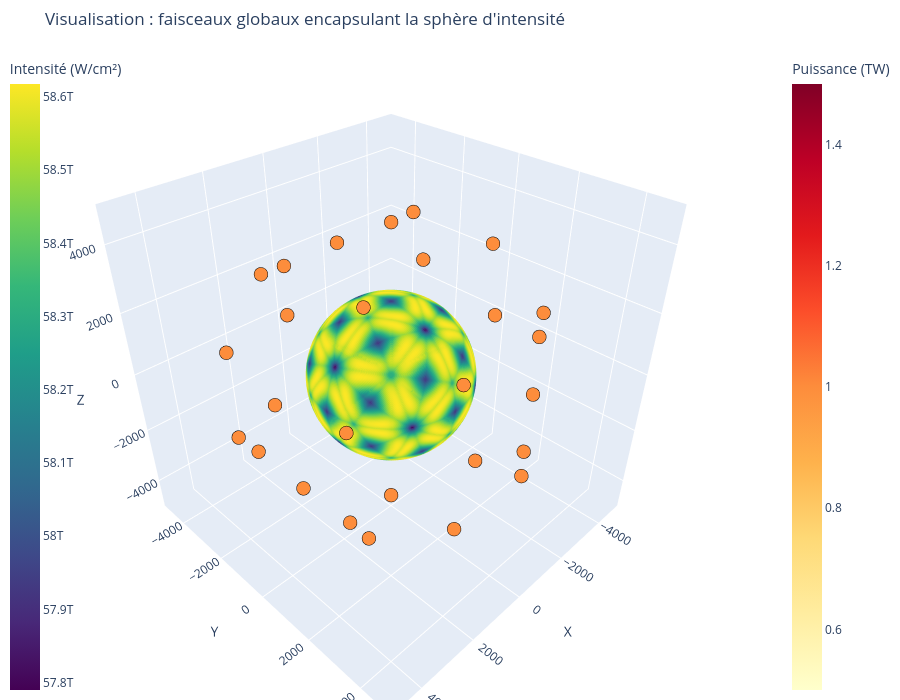

Source (notebook cell):
### Markdown cell above
Figure 2.5.b

### Code cell
visualisation_3D(all_tree, num_tree=0, num_pert=0, intensite=True)

### Figure 1 — Plotly figure (JSON) as saved in the notebook; plotly's stock layout.template omitted (floating-point values rounded to 4 significant figures; data arrays with more than 128 entries replaced by an {"elided": "..."} marker saying what was removed)
{"data": [{"hoverinfo": "skip", "marker": {"color": {"elided": "49152 float values"}, "colorbar": {"title": {"text": "Intensité (W/cm²)"}, "x": -0.1}, "colorscale": [[0, "#440154"], [0.1111, "#482878"], [0.2222, "#3e4989"], [0.3333, "#31688e"], [0.4444, "#26828e"], [0.5556, "#1f9e89"], [0.6667, "#35b779"], [0.7778, "#6ece58"], [0.8889, "#b5de2b"], [1, "#fde725"]], "opacity": 1, "showscale": true, "size": 3}, "mode": "markers", "name": "Sphère d'intensité", "type": "scatter3d", "x": {"elided": "49152 float values"}, "y": {"elided": "49152 float values"}, "z": {"elided": "49152 float values"}}, {"hoverinfo": "text", "marker": {"color": [1.0, 1.0, 1.0, 1.0, 1.0, 1.0, 1.0, 1.0, 1.0, 1.0, 1.0, 1.0, 1.0, 1.0, 1.0, 1.0, 1.0, 1.0, 1.0, 1.0, 1.0, 1.0, 1.0, 1.0, 1.0, 1.0, 1.0, 1.0, 1.0, 1.0], "colorbar": {"title": {"text": "Puissance (TW)"}, "x": 1.1}, "colorscale": [[0, "rgb(255,255,204)"], [0.125, "rgb(255,237,160)"], [0.25, "rgb(254,217,118)"], [0.375, "rgb(254,178,76)"], [0.5, "rgb(253,141,60)"], [0.625, "rgb(252,78,42)"], [0.75, "rgb(227,26,28)"], [0.875, "rgb(189,0,38)"], [1, "rgb(128,0,38)"]], "line": {"color": "black", "width": 2}, "opacity": 1, "showscale": true, "size": 8}, "mode": "markers", "name": "Puissance P", "text": ["Indice: 0<br>Puissance P: 1.00 TW", "Indice: 1<br>Puissance P: 1.00 TW", "Indice: 2<br>Puissance P: 1.00 TW", "Indice: 3<br>Puissance P: 1.00 TW", "Indice: 4<br>Puissance P: 1.00 TW", "Indice: 5<br>Puissance P: 1.00 TW", "Indice: 6<br>Puissance P: 1.00 TW", "Indice: 7<br>Puissance P: 1.00 TW", "Indice: 8<br>Puissance P: 1.00 TW", "Indice: 9<br>Puissance P: 1.00 TW", "Indice: 10<br>Puissance P: 1.00 TW", "Indice: 11<br>Puissance P: 1.00 TW", "Indice: 12<br>Puissance P: 1.00 TW", "Indice: 13<br>Puissance P: 1.00 TW", "Indice: 14<br>Puissance P: 1.00 TW", "Indice: 15<br>Puissance P: 1.00 TW", "Indice: 16<br>Puissance P: 1.00 TW", "Indice: 17<br>Puissance P: 1.00 TW", "Indice: 18<br>Puissance P: 1.00 TW", "Indice: 19<br>Puissance P: 1.00 TW", "Indice: 20<br>Puissance P: 1.00 TW", "Indice: 21<br>Puissance P: 1.00 TW", "Indice: 22<br>Puissance P: 1.00 TW", "Indice: 23<br>Puissance P: 1.00 TW", "Indice: 24<br>Puissance P: 1.00 TW", "Indice: 25<br>Puissance P: 1.00 TW", "Indice: 26<br>Puissance P: 1.00 TW", "Indice: 27<br>Puissance P: 1.00 TW", "Indice: 28<br>Puissance P: 1.00 TW", "Indice: 29<br>Puissance P: 1.00 TW"], "type": "scatter3d", "x": [0.0, 2307.0, 2307.0, 3733.0, 1426.0, -1.479e-05, -1426.0, -3733.0, -2307.0, -2307.0, 1426.0, 3733.0, 3733.0, 4614.0, 3733.0, 2307.0, 1426.0, -1426.0, -2307.0, -3733.0, -4614.0, -3733.0, -3733.0, -1426.0, -1.479e-05, 1426.0, -1426.0, -2307.0, 1.656e-05, 2307.0], "y": [0.0, -1426.0, 1426.0, 2307.0, 3733.0, 4614.0, 3733.0, 2307.0, 1426.0, -1426.0, -3733.0, -2307.0, -2307.0, 0.0, 2307.0, 1426.0, 3733.0, 3733.0, 1426.0, 2307.0, 1.656e-05, -2307.0, -2307.0, -3733.0, -4614.0, -3733.0, -3733.0, -1426.0, 0.0, -1426.0], "z": [4614.0, 3733.0, 3733.0, 1426.0, 2307.0, -1.479e-05, 2307.0, 1426.0, 3733.0, 3733.0, 2307.0, 1426.0, -1426.0, -1.479e-05, -1426.0, -3733.0, -2307.0, -2307.0, -3733.0, -1426.0, -1.479e-05, -1426.0, 1426.0, 2307.0, -1.479e-05, -2307.0, -2307.0, -3733.0, -4614.0, -3733.0]}], "layout": {"height": 700, "margin": {"b": 0, "l": 0, "r": 0, "t": 50}, "scene": {"aspectmode": "cube", "xaxis": {"range": [-5075.0, 5075.0], "title": {"text": "X"}}, "yaxis": {"range": [-5075.0, 5075.0], "title": {"text": "Y"}}, "zaxis": {"range": [-5075.0, 5075.0], "title": {"text": "Z"}}}, "showlegend": false, "title": {"text": "Visualisation : faisceaux globaux encapsulant la sphère d'intensité"}, "width": 900}}
